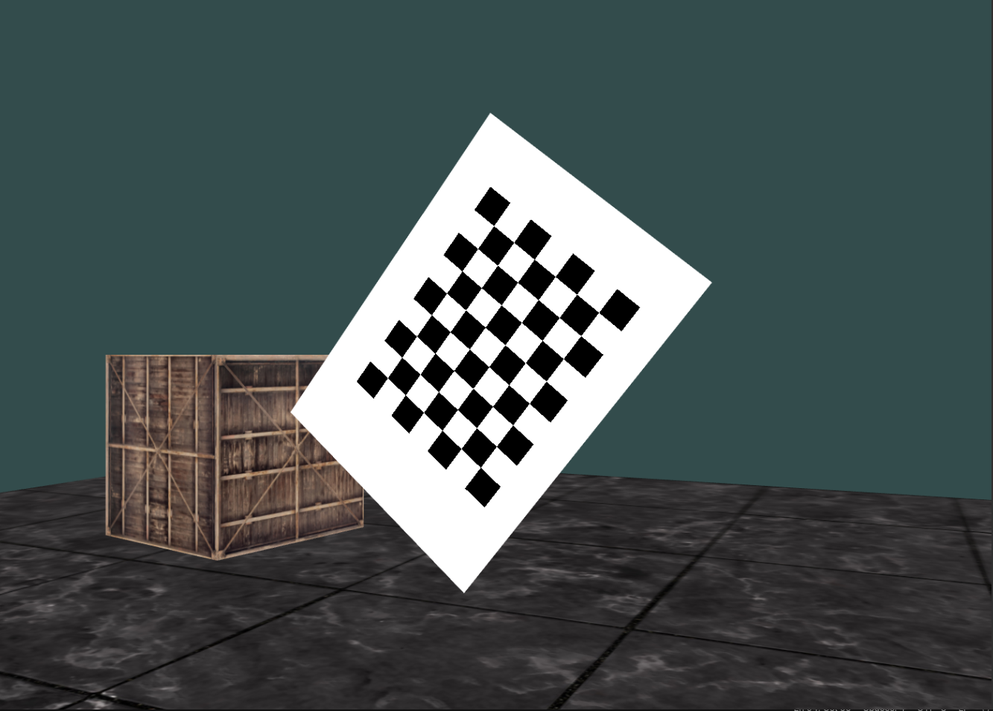
//> input picture CamLidarApplication/resources/images/bag.png, 993 x 711 px, shrunk from 1333 x 954 before the run
$ ./bagsim_pnp_example   (built with g++ and OpenCV 4)
//> lines starting //> are read from the running program, lines starting //| are printed output that depends on the picture; after the words box and inside, x2 and y2 are one past the last pixel; in counts of white or black regions, pixels touching at a corner belong together
#include <iostream>
#include <vector>
#include <stdexcept>


//!opencv
#include <opencv2/opencv.hpp>
//#include <cv_bridge/cv_bridge.h>
//#include <image_transport/image_transport.hpp>


// --- Chessboard Parameters ---
// Define the number of inner corners per chessboard row and column
//cv::Size patternSize(5, 7);
cv::Size patternSize(6, 8);

// [6 lines of commented-out code are left out]

float squareSize = 0.065f;
float size_x = 0.650f;
float size_y = 0.910f;
float error_x = 0.010f;
float error_y = 0.030f;

std::string filepath = "../resources/images/bag.png";

int main(int argc, char** argv) {

    //std::cout << cv::getBuildInformation() << std::endl;

    //Camera settings
    //std::vector<double> cam_matrix_v = {959.554,0.0,940.789,0.0,960.194,670.737,0.0,0.0,1};
    std::vector<double> cam_matrix_v = {1207.11,0.0,700.0,0.0,1207.11,500.0,0.0,0.0,1.0};
    //std::vector<double> distortion_c_v = {-0.097824,0.141429,-0.148385,0.055918,0.0};
    std::vector<double> distortion_c_v = {0.0,0.0,0.0,0.0,0.0};

    cv::Mat cam_matrix(3,3,CV_64FC1,cam_matrix_v.data());
    cv::Mat distortion_c(1,4,CV_64FC1,distortion_c_v.data());

    // --- Prepare Object Points ---
    // Create a vector of 3D points for the chessboard corners in world coordinates.
    // These points are in the chessboard coordinate system (z = 0)
    std::vector<cv::Point3f> board_world_space_points(patternSize.height*patternSize.width);


    for (int i = 0; i < patternSize.height; i++) {
        for (int j = 0; j < patternSize.width; j++) {
            board_world_space_points.at(i*patternSize.width + j) = (cv::Point3f(static_cast<float>(j)*squareSize, static_cast<float>(i)*squareSize, 0.0f));
        }
    }

    // [7 lines of commented-out code are left out]

    cv::Point3f Pattern_center = cv::Point3f(
        static_cast<float>(patternSize.width-1)*
        squareSize*0.5f,
        static_cast<float>(patternSize.height-1)*
        squareSize*0.5f,
        0.0f);

    cv::Point3f Board_center = Pattern_center;
    Board_center.x -= error_x;
    Board_center.y += error_y; //y negativo(pra baixo)

    std::vector<cv::Point3f> Board_corners(5);
    //Board_corners.resize(5);
    Board_corners[0] = Board_center-cv::Point3f(size_x,size_y,0.0f)*0.5f;
    Board_corners[1] = Board_center+cv::Point3f(size_x,-size_y,0.0f)*0.5f;
    Board_corners[2] = Board_center+cv::Point3f(size_x,size_y,0.0f)*0.5f;
    Board_corners[3] = Board_center+cv::Point3f(-size_x,size_y,0.0f)*0.5f;
    Board_corners[4] = Board_center;

    //loop

    // Load an image
    cv::Mat image = cv::imread(filepath,cv::IMREAD_UNCHANGED);
//> image is the input picture: 711 rows x 993 cols, CV_8UC4; mean B, G, R, A 84.2, 84.6, 73.4, 255

    if (image.empty()) {
        throw std::runtime_error("Error: Unable to open the image file.\n");
        return -1;
    }

    // [6 lines of commented-out code are left out]
    cv::Mat gray;
    cv::cvtColor(image, gray, cv::COLOR_BGR2GRAY);

    //Undistort
    cv::Mat undistorted;
    cv::undistort(image, undistorted, cam_matrix, distortion_c);

    // --- Detect Chessboard Corners ---
    std::vector<cv::Point2f> corners;
    bool found = cv::findChessboardCorners(gray, patternSize, corners,
                                       cv::CALIB_CB_ADAPTIVE_THRESH | cv::CALIB_CB_NORMALIZE_IMAGE); //| cv::CALIB_CB_FAST_CHECK);
//> corners = 48 Points (x, y), first 12: [493.6, 225.6], [513.8, 242.4], [534.3, 259.2], [555.1, 276.5], [576.6, 294.3], [598.6, 312.3], [477.6, 248.6], [497.4, 265.2], [517.5, 282.2], [538.2, 299.6], [559.3, 317.6], [580.9, 335.5]; found = true
    if (!found) {
        std::cout<< "Chessboard corners not found." <<std::endl;
        //throw std::runtime_error("Chessboard corners not found." << std::endl);
        //return -1;
    }

    // Enhance corner detection accuracy
    cv::TermCriteria criteria(cv::TermCriteria::EPS + cv::TermCriteria::MAX_ITER, 30, 0.001);
    cv::cornerSubPix(gray, corners, cv::Size(11, 11), cv::Size(-1, -1), criteria);
//> corners = 48 Points (x, y), first 12: [493.6, 225.6], [513.7, 242.3], [534.2, 259.2], [555.2, 276.4], [576.6, 294.2], [598.6, 312.3], [477.6, 248.5], [497.4, 265.2], [517.5, 282.2], [538.2, 299.6], [559.2, 317.5], [580.7, 335.6]

    // Draw detected corners for visualization
    cv::drawChessboardCorners(image, patternSize, cv::Mat(corners), found);


        // --- Pose Estimation ---
    // Compute the rotation and translation vectors using solvePnP

    //std::vector<cv::Point2f> corners_rsh =  corners;//corners_reshape(corners,patternSize);

    cv::Mat rvec, tvec;
    //bool solved = solvePnPRansac(board_world_space_points, corners_rsh, cam_matrix, distortion_c, rvec, tvec);
    bool solved = cv::solvePnP(board_world_space_points, corners, cam_matrix, distortion_c, rvec, tvec);
//> rvec = [0.168, 0.261, 0.7]; tvec = [-0.473, -0.633, 2.78]; solved = true
    if (!solved) {
        throw std::runtime_error("Could not solve PnP.\n");
        return -1;
    }

    // --- Define 3D Points for Projection ---
    // Here we define three points representing the endpoints of the coordinate axes.
    // Adjust axis length as necessary.
    float axisLength = 1.0f * squareSize;
    std::vector<cv::Point3f> axisPoints;
    axisPoints.push_back(cv::Point3f(axisLength, 0, 0));   // X axis (red)
    axisPoints.push_back(cv::Point3f(0, axisLength, 0));   // Y axis (green)
    axisPoints.push_back(cv::Point3f(0, 0, -axisLength));  // Z axis (blue; negative goes into the scene)

    // --- Project 3D Points to Image Plane ---
    std::vector<cv::Point2f> imgPoints;
    cv::projectPoints(axisPoints, rvec, tvec, cam_matrix, distortion_c, imgPoints);
//> imgPoints = 3 Points (x, y): [514.3, 242.1], [478.3, 247.4], [481.2, 220.3]

    std::vector<cv::Point2f> imgBorders;
    cv::projectPoints(Board_corners, rvec, tvec, cam_matrix, distortion_c, imgBorders);
//> imgBorders = 5 Points (x, y): [490.7, 108.7], [699.4, 285.5], [464.3, 591.2], [280, 415.3], [477.2, 354.2]

    cv::line(image, imgBorders[0], imgBorders[1], cv::Scalar(255, 0, 255), 3);
    cv::line(image, imgBorders[1], imgBorders[2], cv::Scalar(255, 0, 255), 3);
    cv::line(image, imgBorders[2], imgBorders[3], cv::Scalar(255, 0, 255), 3);
    cv::line(image, imgBorders[3], imgBorders[0], cv::Scalar(255, 0, 255), 3);
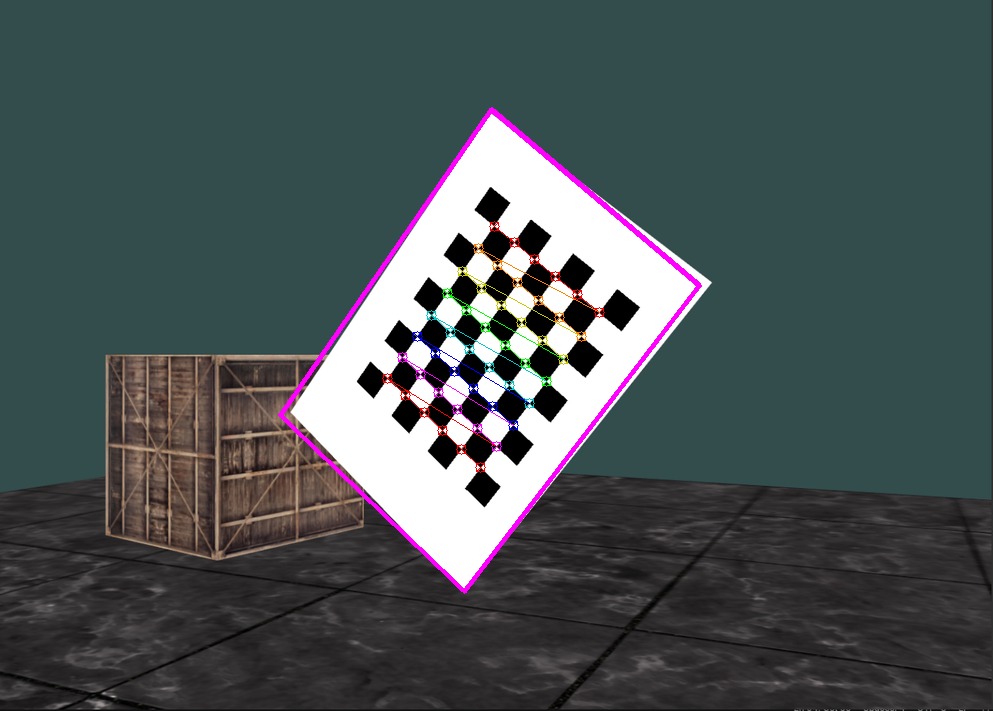
//> image: 711 rows x 993 cols, CV_8UC4; mean B, G, R, A 84.8, 83.1, 74.4, 251.6

    cv::circle(image, imgBorders[4],3, cv::Scalar(255, 0, 255), -1);
//> image: 711 rows x 993 cols, CV_8UC4; 29 pixels changed, all inside (x1, y1, x2, y2) = (474, 351, 481, 358)

    // --- Draw the Axes on the Image ---
    // Use the first detected chessboard corner as the origin
    cv::Point2f origin = corners[0];
//> origin = Point(493.6, 225.6)
    cv::line(image, origin, imgPoints[0], cv::Scalar(0, 0, 255), 5); // Red for X axis
//> image: 711 rows x 993 cols, CV_8UC4; mean B, G, R, A 84.8, 83, 74.4, 251.6
    cv::line(image, origin, imgPoints[1], cv::Scalar(0, 255, 0), 5); // Green for Y axis
//> image: 711 rows x 993 cols, CV_8UC4; mean B, G, R, A 84.8, 83.1, 74.3, 251.5
    cv::line(image, origin, imgPoints[2], cv::Scalar(255, 0, 0), 5); // Blue for Z axis
//> image: 711 rows x 993 cols, CV_8UC4; mean B, G, R, A 84.8, 83, 74.3, 251.5

    // Display the output
    cv::imshow("Distorted Output", image);

    cv::Mat W_to_cam_Rot;
    //cv::Rodrigues(rvec, W_to_cam_Rot); // Convert rvec to 3x3 rotation matrix
    cv::Mat rvec_float, tvec_float;
    rvec.convertTo(rvec_float, CV_32F);
//> rvec_float = [0.168, 0.261, 0.7]
    tvec.convertTo(tvec_float, CV_32F);
//> tvec_float = [-0.473, -0.633, 2.78]
    cv::Rodrigues(rvec_float, W_to_cam_Rot);  // then it will be float
//> W_to_cam_Rot = [[0.735, -0.612, 0.292], [0.654, 0.754, -0.0647], [-0.181, 0.239, 0.954]]


    std::vector<cv::Point3f> Board_corners_camera_coord(Board_corners.size());

    for (size_t i = 0; i < Board_corners.size(); i++) {
        const cv::Point3f &Pw = Board_corners[i]; // world
        cv::Mat Pw_mat = (cv::Mat_<float>(3,1) << Pw.x, Pw.y, Pw.z);
        cv::Mat Pc_mat = W_to_cam_Rot * Pw_mat + tvec_float;     // camera coordinates
        Board_corners_camera_coord[i] = cv::Point3f(
            Pc_mat.at<float>(0,0),
            -Pc_mat.at<float>(1,0), //to opencv coord
            -Pc_mat.at<float>(2,0) //to opencv coord
        );
        std::cout << "Corner " << i << ": " << Board_corners_camera_coord[i] << std::endl;
    }
//> this loop made 5 passes
//> Pc_mat on passes 1 to 5: [-0.479, -0.895, 2.76], [-0.00127, -0.47, 2.64], [-0.559, 0.216, 2.86], [-1.04, -0.209, 2.98], [-0.519, -0.339, 2.81]
//| Corner 0: [-0.478714, 0.894816, -2.76045]
//| Corner 1: [-0.00127396, 0.469658, -2.64301]
//| Corner 2: [-0.558563, -0.21616, -2.86023]
//| Corner 3: [-1.036, 0.208998, -2.97766]
//| Corner 4: [-0.518638, 0.339328, -2.81034]

    cv::Mat Pw_normal = (cv::Mat_<float>(3,1) << 0.0f, 0.0f, -1.0f);
    cv::Mat Pc_normal = W_to_cam_Rot * Pw_normal;
//> Pc_normal = [-0.292, 0.0647, -0.954]

    cv::Point3f Board_normal_camera_coord = cv::Point3f(
        Pc_normal.at<float>(0,0),
        -Pc_normal.at<float>(1,0), //to opencv coord
        -Pc_normal.at<float>(2,0) //to opencv coord
    );
//> Board_normal_camera_coord = Point3(-0.292, -0.0647, 0.954)

    std::cout << "Board Normal: " << Board_normal_camera_coord << std::endl;
//| Board Normal: [-0.292293, -0.0646824, 0.954139]

//    for(uint32_t i = 0;i<5;i++){
//
//        Board_corners_camera_coord.at(i).x =
//        W_to_cam_Rot.at<float>(0,0)*Board_corners.at(i).x +
//        W_to_cam_Rot.at<float>(0,1)*Board_corners.at(i).y +
//        W_to_cam_Rot.at<float>(0,2)*Board_corners.at(i).z + tvec.at<float>(0,0);
//
//        Board_corners_camera_coord.at(i).y =
//        W_to_cam_Rot.at<float>(1,0)*Board_corners.at(i).x +
//        W_to_cam_Rot.at<float>(1,1)*Board_corners.at(i).y +
//        W_to_cam_Rot.at<float>(1,2)*Board_corners.at(i).z + tvec.at<float>(1,0);
//
//        Board_corners_camera_coord.at(i).z =
//        W_to_cam_Rot.at<float>(2,0)*Board_corners.at(i).x +
//        W_to_cam_Rot.at<float>(2,1)*Board_corners.at(i).y +
//        W_to_cam_Rot.at<float>(2,2)*Board_corners.at(i).z + tvec.at<float>(2,0);
//
//        std::cout<< "Corner " <<i+1<<": "<< Board_corners_camera_coord.at(i) << std::endl;
//    }


    std::vector<cv::Point2f> imageUndistoredPoints;
    axisPoints.push_back(board_world_space_points.at(0));
    cv::projectPoints(axisPoints, rvec, tvec, cam_matrix, cv::Mat(), imageUndistoredPoints);
//> imageUndistoredPoints = 4 Points (x, y): [514.3, 242.1], [478.3, 247.4], [481.2, 220.3], [494.4, 224.7]

    std::vector<cv::Point2f> imageUndistoredimgBorders;
    cv::projectPoints(Board_corners, rvec, tvec, cam_matrix, cv::Mat(), imageUndistoredimgBorders);
//> imageUndistoredimgBorders has the same summary as imgBorders

    cv::line(undistorted, imageUndistoredimgBorders[0], imageUndistoredimgBorders[1], cv::Scalar(255, 0, 255), 3);
    cv::line(undistorted, imageUndistoredimgBorders[1], imageUndistoredimgBorders[2], cv::Scalar(255, 0, 255), 3);
    cv::line(undistorted, imageUndistoredimgBorders[2], imageUndistoredimgBorders[3], cv::Scalar(255, 0, 255), 3);
    cv::line(undistorted, imageUndistoredimgBorders[3], imageUndistoredimgBorders[0], cv::Scalar(255, 0, 255), 3);
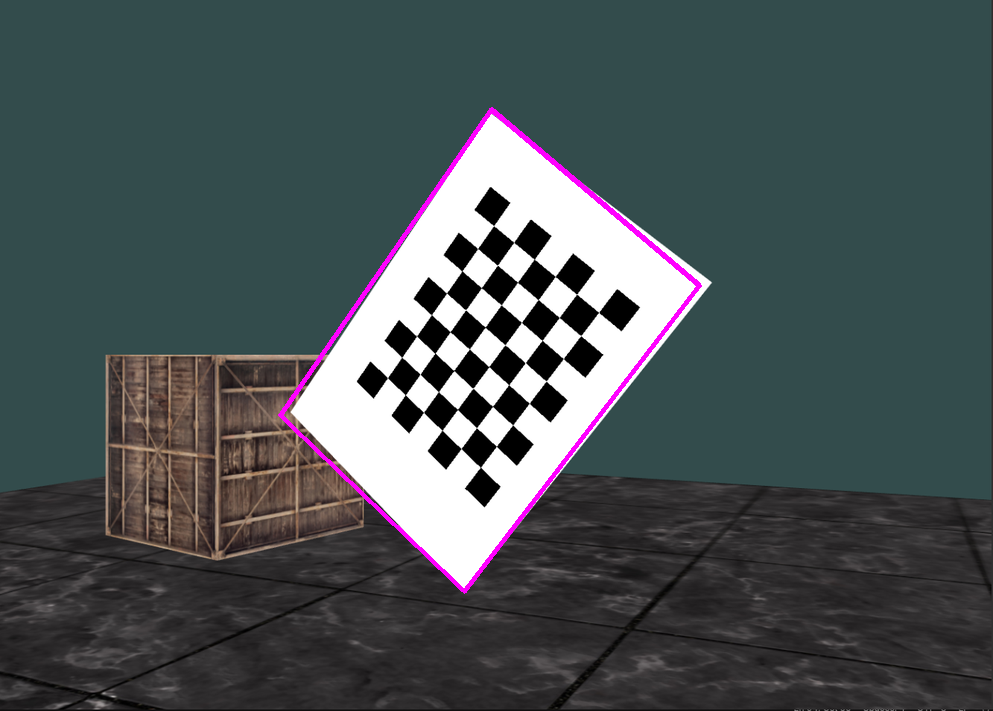
//> undistorted: 711 rows x 993 cols, CV_8UC4; mean B, G, R, A 85, 83.2, 74.3, 252.8

    cv::circle(undistorted, imageUndistoredimgBorders[4],3, cv::Scalar(255, 0, 255), -1);

    // Example: Draw lines representing the axes starting from the first chessboard corner
    origin = imageUndistoredPoints[3];  // Make sure this is also from the undistorted image (or remapped accordingly)
//> origin = Point(494.4, 224.7)
    cv::line(undistorted, origin, imageUndistoredPoints[0], cv::Scalar(0, 0, 255), 5); // Red: X axis
//> undistorted: 711 rows x 993 cols, CV_8UC4; mean B, G, R, A 85, 83.1, 74.3, 252.7
    cv::line(undistorted, origin, imageUndistoredPoints[1], cv::Scalar(0, 255, 0), 5); // Green: Y axis
//> undistorted: 711 rows x 993 cols, CV_8UC4; mean B, G, R, A 84.9, 83.2, 74.2, 252.7
    cv::line(undistorted, origin, imageUndistoredPoints[2], cv::Scalar(255, 0, 0), 5); // Blue: Z axis
//> undistorted: 711 rows x 993 cols, CV_8UC4; mean B, G, R, A 85, 83.1, 74.2, 252.6

    // Show the final undistorted image with overlays
    cv::imshow("Undistorted with Projections", undistorted);
    cv::waitKey(0);
    cv::destroyAllWindows();
    return 0;
}
